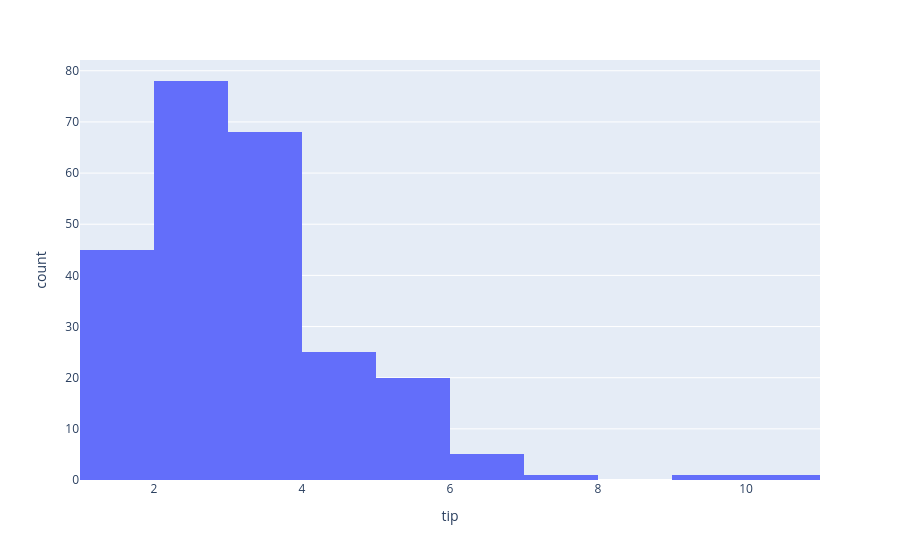

Notebook cell for this chart:
### Code cell
px.histogram(df, "tip", nbins=10)

### Figure 1 — Plotly figure (JSON) as saved in the notebook; plotly's stock layout.template omitted (floating-point values rounded to 4 significant figures; data arrays with more than 128 entries replaced by an {"elided": "..."} marker saying what was removed)
{"data": [{"bingroup": "x", "hovertemplate": "tip=%{x}<br>count=%{y}<extra></extra>", "legendgroup": "", "marker": {"color": "#636efa", "pattern": {"shape": ""}}, "name": "", "nbinsx": 10, "orientation": "v", "showlegend": false, "type": "histogram", "x": {"elided": "244 float values"}, "xaxis": "x", "yaxis": "y"}], "layout": {"barmode": "relative", "legend": {"tracegroupgap": 0}, "margin": {"t": 60}, "xaxis": {"anchor": "y", "domain": [0, 1], "title": {"text": "tip"}}, "yaxis": {"anchor": "x", "domain": [0, 1], "title": {"text": "count"}}}}
